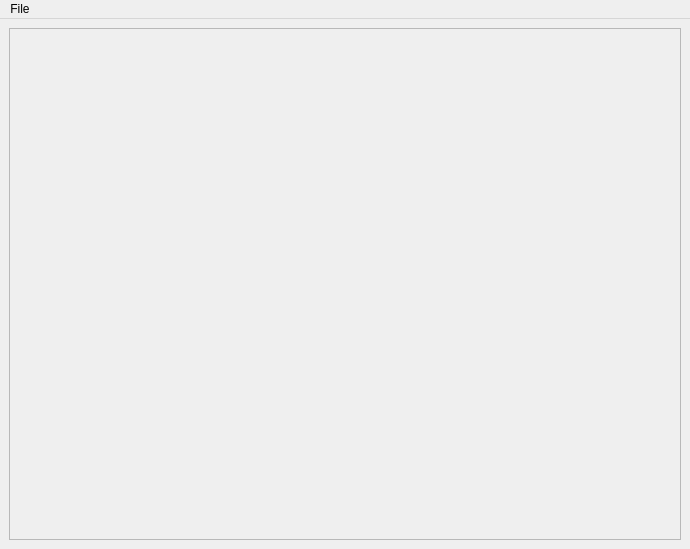
<?xml version="1.0" encoding="UTF-8"?>
<ui version="4.0">
 <class>MainWindow</class>
 <widget class="QMainWindow" name="MainWindow">
  <property name="geometry">
   <rect>
    <x>0</x>
    <y>0</y>
    <width>690</width>
    <height>549</height>
   </rect>
  </property>
  <property name="windowTitle">
   <string>Spectrogram Viewer</string>
  </property>
  <widget class="QWidget" name="centralwidget">
   <property name="sizePolicy">
    <sizepolicy hsizetype="Expanding" vsizetype="Expanding">
     <horstretch>0</horstretch>
     <verstretch>0</verstretch>
    </sizepolicy>
   </property>
   <layout class="QVBoxLayout" name="verticalLayout">
    <property name="sizeConstraint">
     <enum>QLayout::SetDefaultConstraint</enum>
    </property>
    <item>
     <layout class="QGridLayout" name="gridLayout">
      <item row="0" column="0">
       <widget class="QFrame" name="specFrame">
        <property name="sizePolicy">
         <sizepolicy hsizetype="Expanding" vsizetype="Expanding">
          <horstretch>0</horstretch>
          <verstretch>0</verstretch>
         </sizepolicy>
        </property>
        <property name="frameShape">
         <enum>QFrame::StyledPanel</enum>
        </property>
        <property name="frameShadow">
         <enum>QFrame::Raised</enum>
        </property>
       </widget>
      </item>
     </layout>
    </item>
   </layout>
  </widget>
  <widget class="QMenuBar" name="menubar">
   <property name="geometry">
    <rect>
     <x>0</x>
     <y>0</y>
     <width>690</width>
     <height>22</height>
    </rect>
   </property>
   <widget class="QMenu" name="menuFile">
    <property name="title">
     <string>File</string>
    </property>
    <widget class="QMenu" name="menuExport_Parameters">
     <property name="title">
      <string>Export Parameters</string>
     </property>
     <addaction name="actionSaveText"/>
    </widget>
    <widget class="QMenu" name="menuExport_Spectrogram">
     <property name="title">
      <string>Export Spectrogram</string>
     </property>
     <addaction name="actionSavePng"/>
    </widget>
    <addaction name="actionNew"/>
    <addaction name="actionOpen"/>
    <addaction name="separator"/>
    <addaction name="menuExport_Spectrogram"/>
    <addaction name="menuExport_Parameters"/>
   </widget>
   <addaction name="menuFile"/>
  </widget>
  <action name="actionSave">
   <property name="text">
    <string>Save</string>
   </property>
  </action>
  <action name="actionImport_Audio">
   <property name="text">
    <string>Import Audio</string>
   </property>
  </action>
  <action name="actionExport_Diagram">
   <property name="text">
    <string>Export Spectrogram</string>
   </property>
  </action>
  <action name="actionExport_Parameters">
   <property name="text">
    <string>Export Parameters</string>
   </property>
  </action>
  <action name="actionNew">
   <property name="text">
    <string>New Session</string>
   </property>
  </action>
  <action name="actionImport">
   <property name="text">
    <string>Import Audio</string>
   </property>
  </action>
  <action name="actionOpen">
   <property name="text">
    <string>Open Audio File</string>
   </property>
  </action>
  <action name="actionSettings">
   <property name="text">
    <string>Preferences</string>
   </property>
  </action>
  <action name="actionSaveAs">
   <property name="text">
    <string>Save As...</string>
   </property>
  </action>
  <action name="actionCopy">
   <property name="text">
    <string>Copy to Clipboard</string>
   </property>
  </action>
  <action name="actionSaveTxt">
   <property name="text">
    <string>Save as TXT</string>
   </property>
  </action>
  <action name="actionSavePng">
   <property name="text">
    <string>Save as PNG</string>
   </property>
  </action>
  <action name="actionSaveText">
   <property name="text">
    <string>Save as TXT</string>
   </property>
  </action>
 </widget>
 <resources/>
 <connections/>
</ui>
